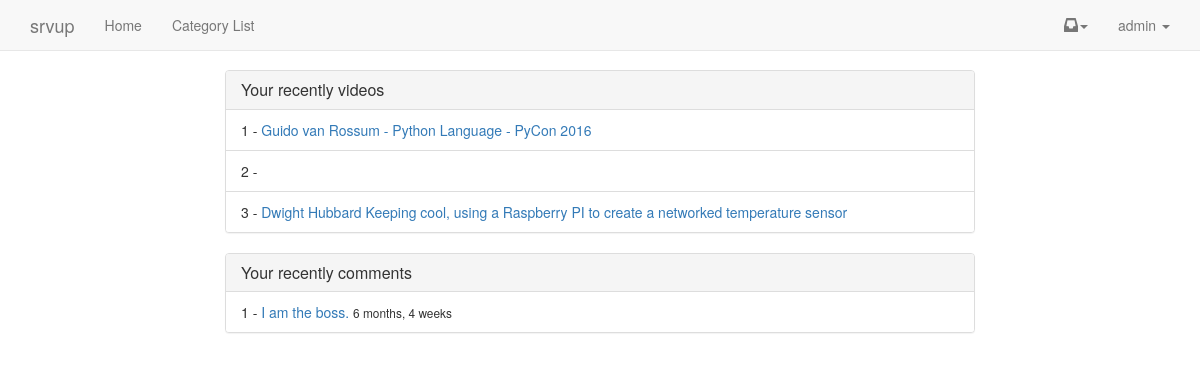
The app's page / (signed in), older data.
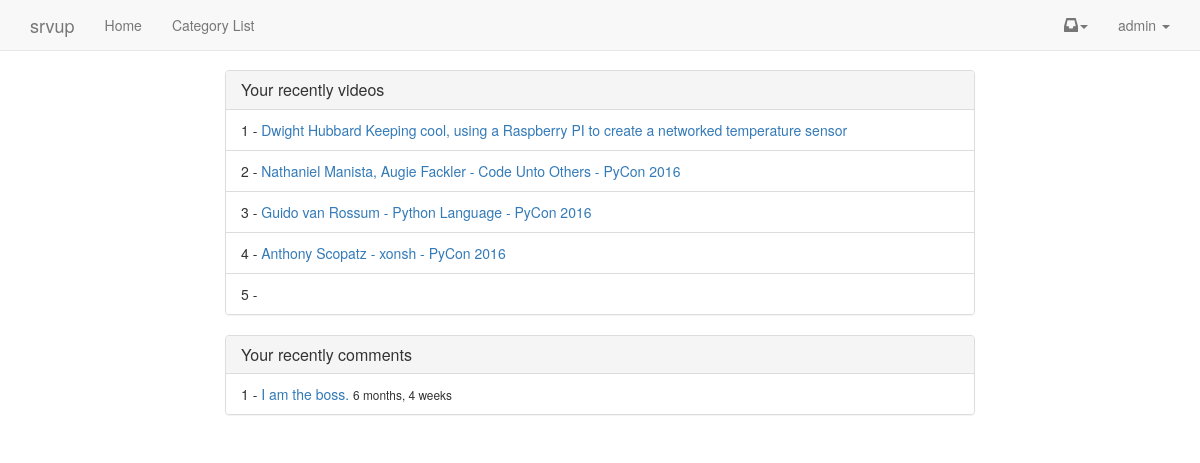
The same page, newer data.
### video/models.py (models this page shows, shortened)
class Video(models.Model):
    title = models.CharField(max_length=256)
    share_message = models.TextField(default=DEFAULT_MESSAGE, null=True, blank=True)
    ordering = models.PositiveIntegerField(default=1)
    slug = models.SlugField(null=True, blank=True, max_length=256)
    tags = GenericRelation("TaggedItem", null=True, blank=True)
    thumbnail = models.ImageField(upload_to='uploads/%Y/%m/%d',null=True,blank=True)
    upload_vid = models.FileField(upload_to='uploads/%Y/%m/%d',null=True, blank=True)
    embed_code = models.CharField(max_length=500,null=True, blank=True)
    active = models.BooleanField(default=True)
    featured = models.BooleanField(default=False)
    free_preview = models.BooleanField(default=False)
    category = models.ForeignKey("Category", null=True)
    timestamp = models.DateTimeField(auto_now_add=True, auto_now=False, null=True)
    updated = models.DateField(auto_now_add=False, auto_now=True, null=True)
    likes = models.IntegerField(null=True, blank=True)
    voteuser = GenericRelation("VoteUser", null=True, blank=True)
    objects = VideoManager()
    class Meta:
        unique_together = ('slug', 'category')
    def get_absolute_url(self):
        return reverse('video_detail', kwargs={'vid_slug': self.slug,
                                                'cat_slug':self.category.slug })

### comment/models.py (models this page shows, shortened)
class Comment(models.Model):
    text = models.TextField()
    author = models.ForeignKey('account.MyUser')
    parent = models.ForeignKey('self', null=True, blank=True)
    video = models.ForeignKey(Video, null=True, blank=True)
    path = models.CharField(max_length=512)
    timestamp = models.DateTimeField(auto_now=False,auto_now_add=True)
    updated = models.DateTimeField(auto_now=True,auto_now_add=False)
    active = models.BooleanField(default=True)
    objects = CommentManager()
    class Meta:
        ordering = ['-timestamp']
    @property
    def get_preview(self):
        return truncatechars(self.text, 60)
    def get_absolute_url(self):
        return reverse('comment_thread', kwargs={'pk':self.id})

### srvup/views.py (the view, shortened to what this page needs)
# urls.py: url(r'^$', 'srvup.views.home', name='home'),
def home(request):
    if request.user.is_authenticated():
        page_view.send(
            sender=request.user,
            path=request.get_full_path())
        obj_lst = []
        recent_videos = request.user.pageview_set.get_videos()[:6]
        recent_comments = request.user.comment_set.get_recent()
        video_type = ContentType.objects.get_for_model(Video)
        popular_videos_ids = request.user.pageview_set\
            .filter(primary_content_type=video_type)\
            .values_list("primary_object_id")\
            .annotate(the_count=Count("primary_object_id"))\
            .order_by('-the_count')[:6]
        popular_videos = []
        if popular_videos:
            for i in popular_videos_ids:
                popular_videos.append(Video.objects.get(id=i[0]))
        for vid in recent_videos:
            obj =  vid.primary_content_object
            if obj not in obj_lst:
                obj_lst.append(obj)
        if  len(obj_lst) == 0:
            return redirect('category_list')
        context = {
        'obj_lst':obj_lst,
        'recent_comments': recent_comments,
        'popular_videos': popular_videos,
        }
        return render(request, 'home_logged_in.html',context)

### analytics/models.py (called while the page is built)
@receiver(page_view)
def page_view_handler(sender,**kwargs):
    path = kwargs.get('path')
    if sender.is_anonymous():
        new_page_view, created = PageView.objects.get_or_create(path=path,user=None,timestamp=timezone.now())
    else:
        new_page_view, created = PageView.objects.get_or_create(user=sender,path=path, timestamp=timezone.now())
    for option in ("primary_obj", "secondary_obj"):
        obj = kwargs.get(option, None)
        if obj:
            name = option.split('_')[0]
            setattr(new_page_view, '%s_object_id' % (name), obj.id )
            setattr(new_page_view, '%s_content_type' % (name),\
                    ContentType.objects.get_for_model(obj))
            new_page_view.save()
    if not created:
        new_page_view.count += 1
        new_page_view.save()

    def videos(self):
        primary_content_type = ContentType.objects.get_for_model(Video)
        return self.filter(primary_content_type=primary_content_type)

    def get_queryset(self):
        return PageViewQuerySet(self.model, using=self._db)

    def get_videos(self):
        return self.get_queryset().videos()

### comment/models.py (called while the page is built)
    def get_recent(self):
        return self.get_queryset().recent()

### templates/home_logged_in.html (shortened to what this page needs)
{% extends "base.html" %}
{% block content %}
<div class="row">
    {% if obj_lst %}
    <div class="col-sm-8 col-sm-offset-2">
    <div class="panel panel-default">
      <div class="panel-heading">
      <h4 class="panel-title">Your recently videos</h4>
      </div>
      <ul class="list-group">
        {% for video in obj_lst %}
        <li class="list-group-item">
        {{ forloop.counter }} -
            <a href="{{ video.get_absolute_url }}">{{ video.title }}</a>
            <br/>
        </li>
        {% endfor %}
      </ul>
    </div>
    </div>
    {% endif %}
    {% if recent_comments %}
    <div class="col-sm-8 col-sm-offset-2">
    <div class="panel panel-default">
      <div class="panel-heading">
      <h4 class="panel-title">Your recently comments</h4>
      </div>
      <ul class="list-group">
        {% for obj in recent_comments %}
        <li class="list-group-item">
        {{ forloop.counter }} -
            <a href="{{ obj.get_absolute_url }}">{{ obj.get_preview }}</a>  <small>{{obj.timestamp|timesince}}</small>
            <br/>
        </li>
        {% endfor %}
      </ul>
    </div>
    {% endif %}
    </div>
</div>
{% endblock %}

Row changes from the older to the newer data that the page shows:
changed Video (number 1 of 4 on the later page): moves up the list
now on this page (row unchanged): Video: title "Nathaniel Manista, Augie Fackler - Code Unto Others - PyCon 2016"
now on this page (row unchanged): Video: title "Anthony Scopatz - xonsh - PyCon 2016"
